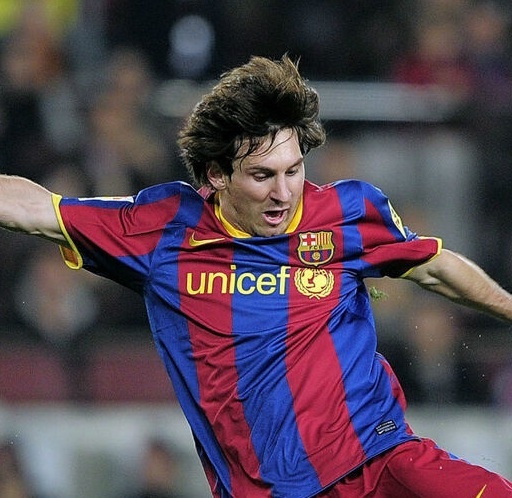
#> input picture OpenCV/3 Image Processing in OpenCV/10 - Histograms in OpenCV/messi3.jpg, 512 x 498 px
$ python histogram_calc.py
#> lines starting #> are read from the running program, lines starting #| are printed output that depends on the picture
import cv2 as cv
import numpy as np
from matplotlib import pyplot as plt

img = cv.imread('messi3.jpg', cv.IMREAD_GRAYSCALE)
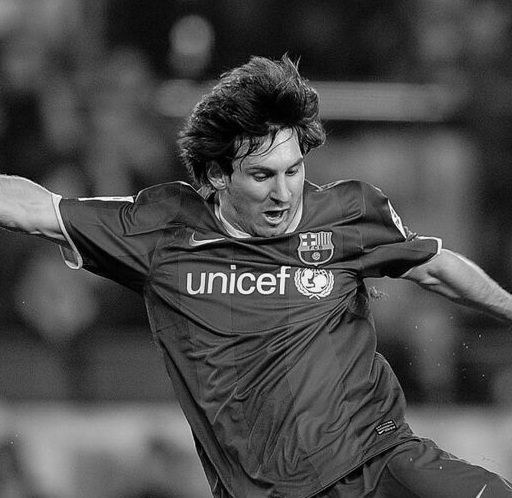
#> img: shape (498, 512); min 0, max 255, mean 75
assert img is not None, 'file not found, check with os.path.exists()'

# https://docs.opencv.org/4.x/d1/db7/tutorial_py_histogram_begins.html
#above gives breakdown of all params
hist = cv.calcHist([img],[0],None,[256],[0,256])
#> hist = 256 values, max 3000 at index 78, min 4 at index 252, mean 996

#numpy histogram func
# hist,bins = np.histogram(img.ravel(),256,[0,256])

im2 = cv.imread('messi3.jpg')
#> im2 is the input picture: shape (498, 512, 3); mean B, G, R 82.2, 69, 84.2
rgb = cv.cvtColor(im2, cv.COLOR_BGR2RGB)

# matplot has a histogram plotting func
plt.subplot(1,2,1), plt.hist(img.ravel(),256,[0,256])
plt.subplot(1,2,2),plt.imshow(rgb)
plt.show()
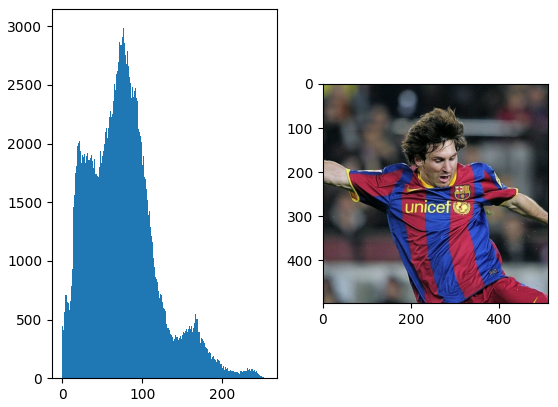
#> figure drawn by matplotlib, 2 panels; panel 1: tallest bar 3000 high, from x = 78 to 79
